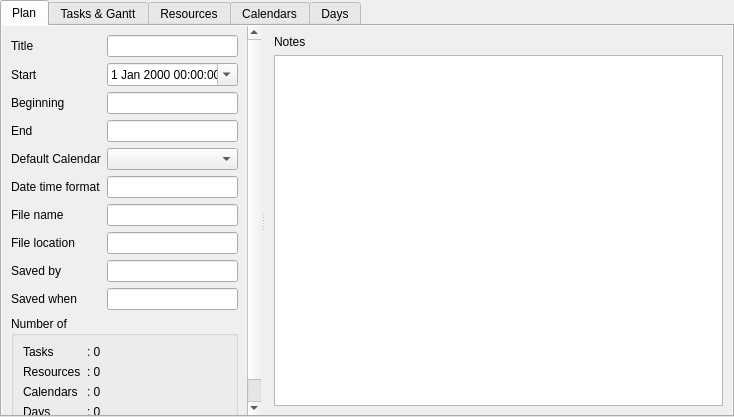
<?xml version="1.0" encoding="UTF-8"?>
<ui version="4.0">
 <class>MainTabWidget</class>
 <widget class="QTabWidget" name="MainTabWidget">
  <property name="geometry">
   <rect>
    <x>0</x>
    <y>0</y>
    <width>734</width>
    <height>417</height>
   </rect>
  </property>
  <property name="currentIndex">
   <number>0</number>
  </property>
  <widget class="QWidget" name="planTab">
   <attribute name="title">
    <string>Plan</string>
   </attribute>
   <layout class="QHBoxLayout" name="horizontalLayout_7">
    <property name="leftMargin">
     <number>0</number>
    </property>
    <property name="topMargin">
     <number>0</number>
    </property>
    <property name="rightMargin">
     <number>0</number>
    </property>
    <property name="bottomMargin">
     <number>0</number>
    </property>
    <item>
     <widget class="QSplitter" name="propertiesSplitter">
      <property name="autoFillBackground">
       <bool>true</bool>
      </property>
      <property name="orientation">
       <enum>Qt::Horizontal</enum>
      </property>
      <widget class="QScrollArea" name="propertiesScrollArea">
       <property name="frameShape">
        <enum>QFrame::NoFrame</enum>
       </property>
       <property name="widgetResizable">
        <bool>true</bool>
       </property>
       <widget class="PropertiesWidget" name="propertiesWidget">
        <property name="geometry">
         <rect>
          <x>0</x>
          <y>0</y>
          <width>240</width>
          <height>391</height>
         </rect>
        </property>
        <property name="sizePolicy">
         <sizepolicy hsizetype="Ignored" vsizetype="Preferred">
          <horstretch>0</horstretch>
          <verstretch>0</verstretch>
         </sizepolicy>
        </property>
        <layout class="QVBoxLayout" name="verticalLayout_4">
         <item>
          <layout class="QFormLayout" name="formProprties">
           <property name="fieldGrowthPolicy">
            <enum>QFormLayout::AllNonFixedFieldsGrow</enum>
           </property>
           <item row="0" column="0">
            <widget class="QLabel" name="labelTitle">
             <property name="text">
              <string>Title</string>
             </property>
            </widget>
           </item>
           <item row="0" column="1">
            <widget class="QLineEdit" name="title"/>
           </item>
           <item row="2" column="0">
            <widget class="QLabel" name="labelPlanBeginning">
             <property name="text">
              <string>Beginning</string>
             </property>
            </widget>
           </item>
           <item row="2" column="1">
            <widget class="QLineEdit" name="planBeginning">
             <property name="readOnly">
              <bool>true</bool>
             </property>
            </widget>
           </item>
           <item row="4" column="1">
            <widget class="QLineEdit" name="planEnd">
             <property name="readOnly">
              <bool>true</bool>
             </property>
            </widget>
           </item>
           <item row="5" column="0">
            <widget class="QLabel" name="labelDefaultCalendar">
             <property name="text">
              <string>Default Calendar</string>
             </property>
            </widget>
           </item>
           <item row="5" column="1">
            <widget class="QComboBox" name="defaultCalendar"/>
           </item>
           <item row="6" column="0">
            <widget class="QLabel" name="labelDateTimeFormat">
             <property name="text">
              <string>Date time format</string>
             </property>
            </widget>
           </item>
           <item row="6" column="1">
            <widget class="QLineEdit" name="dateTimeFormat"/>
           </item>
           <item row="7" column="0">
            <widget class="QLabel" name="labelFileName">
             <property name="text">
              <string>File name</string>
             </property>
            </widget>
           </item>
           <item row="7" column="1">
            <widget class="QLineEdit" name="fileName">
             <property name="readOnly">
              <bool>true</bool>
             </property>
            </widget>
           </item>
           <item row="8" column="0">
            <widget class="QLabel" name="labelFileLocation">
             <property name="text">
              <string>File location</string>
             </property>
            </widget>
           </item>
           <item row="8" column="1">
            <widget class="QLineEdit" name="fileLocation">
             <property name="readOnly">
              <bool>true</bool>
             </property>
            </widget>
           </item>
           <item row="9" column="0">
            <widget class="QLabel" name="labelSavedBy">
             <property name="text">
              <string>Saved by</string>
             </property>
            </widget>
           </item>
           <item row="9" column="1">
            <widget class="QLineEdit" name="savedBy">
             <property name="readOnly">
              <bool>true</bool>
             </property>
            </widget>
           </item>
           <item row="10" column="0">
            <widget class="QLabel" name="labelSavedWhen">
             <property name="text">
              <string>Saved when</string>
             </property>
            </widget>
           </item>
           <item row="10" column="1">
            <widget class="QLineEdit" name="savedWhen">
             <property name="readOnly">
              <bool>true</bool>
             </property>
            </widget>
           </item>
           <item row="1" column="0">
            <widget class="QLabel" name="labelPlanStart">
             <property name="text">
              <string>Start</string>
             </property>
            </widget>
           </item>
           <item row="1" column="1">
            <widget class="QDateTimeEdit" name="planStart">
             <property name="calendarPopup">
              <bool>true</bool>
             </property>
            </widget>
           </item>
           <item row="4" column="0">
            <widget class="QLabel" name="labelPlanEnd">
             <property name="text">
              <string>End</string>
             </property>
            </widget>
           </item>
          </layout>
         </item>
         <item>
          <widget class="QGroupBox" name="groupBox">
           <property name="title">
            <string>Number of</string>
           </property>
           <layout class="QVBoxLayout" name="verticalLayout_5">
            <item>
             <layout class="QFormLayout" name="numLayout">
              <item row="0" column="0">
               <widget class="QLabel" name="labelTasks">
                <property name="text">
                 <string>Tasks</string>
                </property>
               </widget>
              </item>
              <item row="1" column="0">
               <widget class="QLabel" name="labelResources">
                <property name="text">
                 <string>Resources</string>
                </property>
               </widget>
              </item>
              <item row="2" column="0">
               <widget class="QLabel" name="labelCalendars">
                <property name="text">
                 <string>Calendars</string>
                </property>
               </widget>
              </item>
              <item row="0" column="1">
               <widget class="QLabel" name="numTasks">
                <property name="text">
                 <string>: 0</string>
                </property>
               </widget>
              </item>
              <item row="1" column="1">
               <widget class="QLabel" name="numResources">
                <property name="text">
                 <string>: 0</string>
                </property>
               </widget>
              </item>
              <item row="2" column="1">
               <widget class="QLabel" name="numCalendars">
                <property name="text">
                 <string>: 0</string>
                </property>
               </widget>
              </item>
              <item row="3" column="0">
               <widget class="QLabel" name="labelDays">
                <property name="text">
                 <string>Days</string>
                </property>
               </widget>
              </item>
              <item row="3" column="1">
               <widget class="QLabel" name="numDays">
                <property name="text">
                 <string>: 0</string>
                </property>
               </widget>
              </item>
             </layout>
            </item>
           </layout>
          </widget>
         </item>
        </layout>
       </widget>
      </widget>
      <widget class="QWidget" name="notesWidget" native="true">
       <property name="sizePolicy">
        <sizepolicy hsizetype="Preferred" vsizetype="Preferred">
         <horstretch>1</horstretch>
         <verstretch>0</verstretch>
        </sizepolicy>
       </property>
       <layout class="QVBoxLayout" name="notesLayout">
        <property name="leftMargin">
         <number>9</number>
        </property>
        <property name="topMargin">
         <number>9</number>
        </property>
        <property name="rightMargin">
         <number>9</number>
        </property>
        <property name="bottomMargin">
         <number>9</number>
        </property>
        <item>
         <widget class="QLabel" name="notesLabel">
          <property name="text">
           <string>Notes</string>
          </property>
         </widget>
        </item>
        <item>
         <widget class="QPlainTextEdit" name="notesEdit"/>
        </item>
       </layout>
      </widget>
     </widget>
    </item>
   </layout>
  </widget>
  <widget class="QWidget" name="tasksGanttTab">
   <attribute name="title">
    <string>Tasks &amp;&amp; Gantt</string>
   </attribute>
   <layout class="QHBoxLayout" name="horizontalLayout_5">
    <property name="leftMargin">
     <number>0</number>
    </property>
    <property name="topMargin">
     <number>0</number>
    </property>
    <property name="rightMargin">
     <number>0</number>
    </property>
    <property name="bottomMargin">
     <number>0</number>
    </property>
    <item>
     <widget class="QSplitter" name="tasksGanttSplitter">
      <property name="orientation">
       <enum>Qt::Horizontal</enum>
      </property>
      <widget class="XTableView" name="tasksView">
       <property name="frameShape">
        <enum>QFrame::NoFrame</enum>
       </property>
       <property name="dragEnabled">
        <bool>true</bool>
       </property>
       <property name="alternatingRowColors">
        <bool>false</bool>
       </property>
      </widget>
      <widget class="GanttView" name="ganttView">
       <property name="frameShape">
        <enum>QFrame::NoFrame</enum>
       </property>
       <property name="widgetResizable">
        <bool>true</bool>
       </property>
       <widget class="QWidget" name="ganttWidget">
        <property name="geometry">
         <rect>
          <x>0</x>
          <y>0</y>
          <width>203</width>
          <height>391</height>
         </rect>
        </property>
       </widget>
      </widget>
     </widget>
    </item>
   </layout>
  </widget>
  <widget class="QWidget" name="resourcesTab">
   <attribute name="title">
    <string>Resources</string>
   </attribute>
   <layout class="QHBoxLayout" name="horizontalLayout_8">
    <property name="leftMargin">
     <number>0</number>
    </property>
    <property name="topMargin">
     <number>0</number>
    </property>
    <property name="rightMargin">
     <number>0</number>
    </property>
    <property name="bottomMargin">
     <number>0</number>
    </property>
    <item>
     <widget class="XTableView" name="resourcesView">
      <property name="frameShape">
       <enum>QFrame::NoFrame</enum>
      </property>
      <property name="dragEnabled">
       <bool>true</bool>
      </property>
      <property name="alternatingRowColors">
       <bool>false</bool>
      </property>
     </widget>
    </item>
   </layout>
  </widget>
  <widget class="QWidget" name="calendarsTab">
   <attribute name="title">
    <string>Calendars</string>
   </attribute>
   <layout class="QHBoxLayout" name="horizontalLayout_9">
    <property name="leftMargin">
     <number>0</number>
    </property>
    <property name="topMargin">
     <number>0</number>
    </property>
    <property name="rightMargin">
     <number>0</number>
    </property>
    <property name="bottomMargin">
     <number>0</number>
    </property>
    <item>
     <widget class="XTableView" name="calendarsView">
      <property name="frameShape">
       <enum>QFrame::NoFrame</enum>
      </property>
      <property name="dragEnabled">
       <bool>true</bool>
      </property>
      <property name="alternatingRowColors">
       <bool>false</bool>
      </property>
     </widget>
    </item>
   </layout>
  </widget>
  <widget class="QWidget" name="daysTab">
   <attribute name="title">
    <string>Days</string>
   </attribute>
   <layout class="QHBoxLayout" name="horizontalLayout_10">
    <property name="leftMargin">
     <number>0</number>
    </property>
    <property name="topMargin">
     <number>0</number>
    </property>
    <property name="rightMargin">
     <number>0</number>
    </property>
    <property name="bottomMargin">
     <number>0</number>
    </property>
    <item>
     <widget class="XTableView" name="daysView">
      <property name="frameShape">
       <enum>QFrame::NoFrame</enum>
      </property>
      <property name="dragEnabled">
       <bool>true</bool>
      </property>
      <property name="alternatingRowColors">
       <bool>false</bool>
      </property>
     </widget>
    </item>
   </layout>
  </widget>
 </widget>
 <customwidgets>
  <customwidget>
   <class>PropertiesWidget</class>
   <extends>QWidget</extends>
   <header>gui/propertieswidget.h</header>
   <container>1</container>
  </customwidget>
  <customwidget>
   <class>GanttView</class>
   <extends>QScrollArea</extends>
   <header>gui/ganttview.h</header>
   <container>1</container>
  </customwidget>
  <customwidget>
   <class>XTableView</class>
   <extends>QTableView</extends>
   <header>gui/xtableview.h</header>
  </customwidget>
 </customwidgets>
 <resources/>
 <connections/>
</ui>
